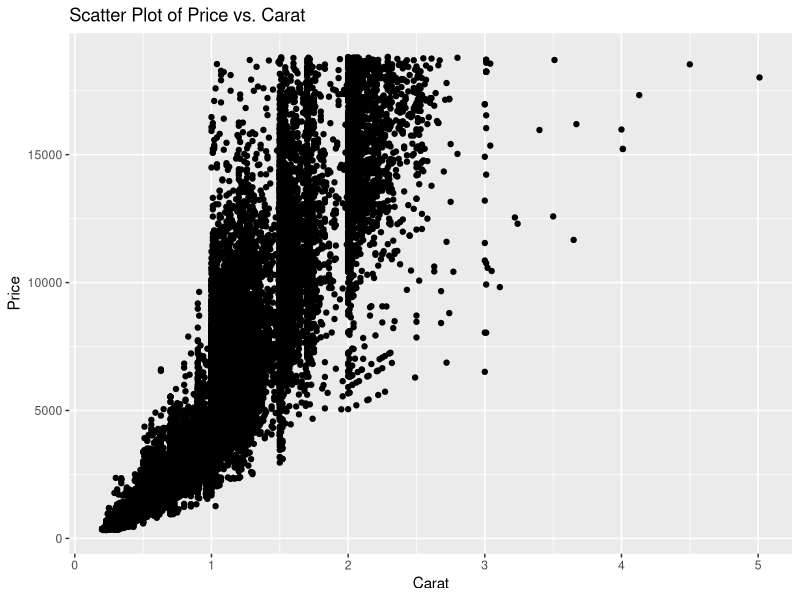

The R script that drew this image:
## ---- chunk 1
library(tidyverse)
## ---- chunk 2
### In this code chunk, start with the diamonds dataset (built in to
### ggplot2 package) and create a plot of price vs. carat (or some other
### variables of your choice)


# Load ggplot2 package
library(ggplot2)

# Load diamonds dataset
data(diamonds)

# Create a scatter plot of price vs. carat
diamond_plot <- ggplot(diamonds, aes(x = carat, y = price)) +
  geom_point() +
  labs(title = "Scatter Plot of Price vs. Carat",
       x = "Carat",
       y = "Price")

diamond_plot



## ---- chunk 3
### In this code chunk, start with the diamonds dataset (built in to
### ggplot2 package) and create a subset based on filtering, e.g., 
### size greater than 1 carat or cut is "Ideal"
## ---- chunk 4
### Both partners - delete this comment, then write some code here
### to plot, summarize, calculate something simple using the diamonds
### dataset (or anything you like, really)
## ---- chunk 5
### Both partners - delete this comment, then write some code here
### to plot, summarize, calculate something simple using the diamonds
### dataset (or anything you like, really)
